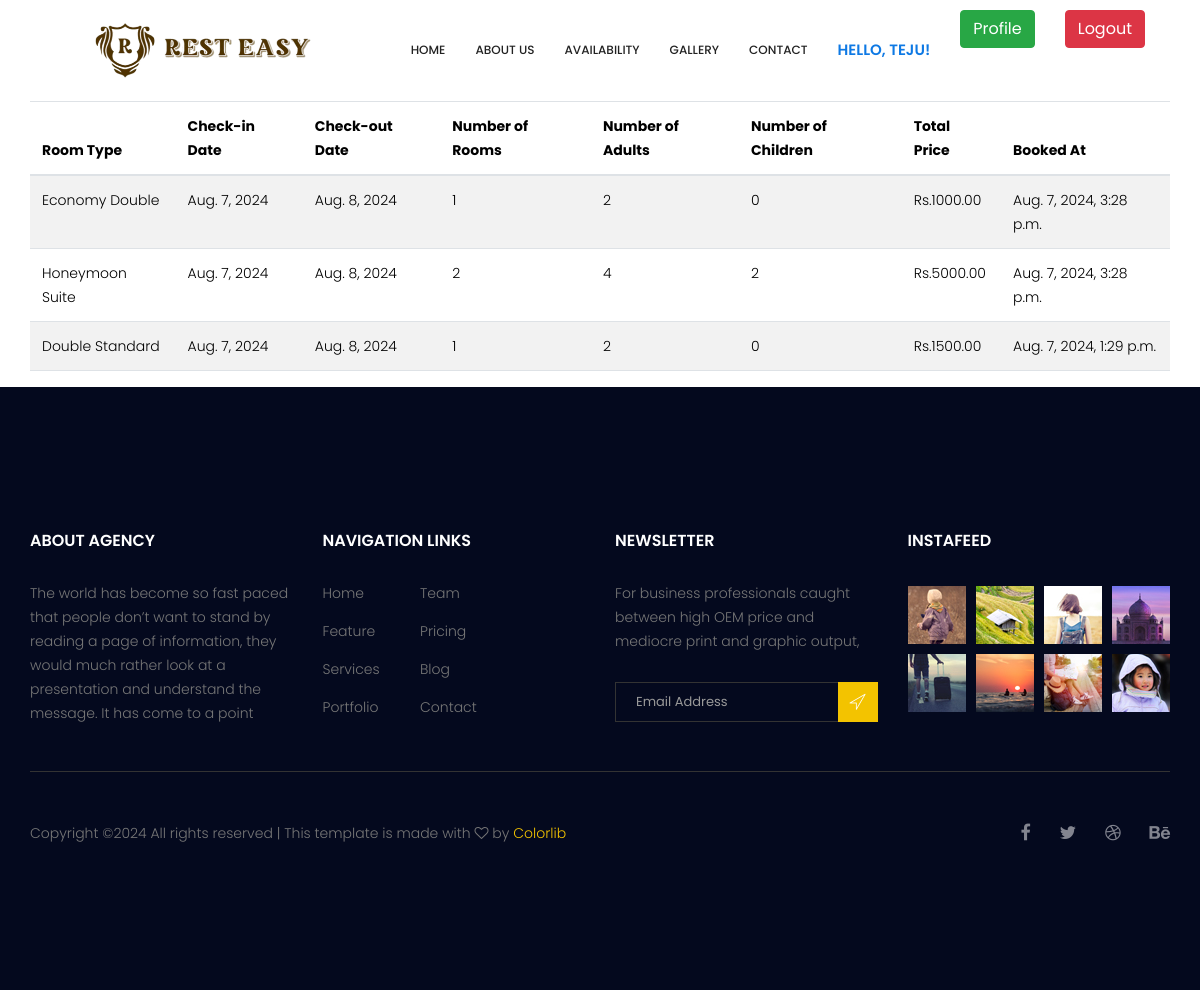
The app's page /bookings/booking-history/ (signed in) with its own data.
### bookings/models.py (models this page shows, shortened)
class Booking(models.Model):
    STATUS_CHOICES = [
        ('in_cart', 'In Cart'),
        ('completed', 'Completed')
    ]
    user = models.ForeignKey(settings.AUTH_USER_MODEL, on_delete=models.CASCADE)
    room_type = models.CharField(max_length=100)
    check_in = models.DateField()
    check_out = models.DateField()
    adults = models.IntegerField()
    children = models.IntegerField()
    num_rooms = models.IntegerField()
    price_per_night = models.DecimalField(max_digits=10, decimal_places=2)
    total_price = models.DecimalField(max_digits=10, decimal_places=2)
    booked_at = models.DateTimeField(auto_now_add=True)
    status = models.CharField(max_length=20, choices=STATUS_CHOICES, default='in_cart')

### bookings/views.py (the view)
# urls.py: path('booking-history/', views.booking_history, name='booking_history'),
@login_required
def booking_history(request):
    bookings = Booking.objects.filter(user=request.user).order_by('-booked_at')
    return render(request, 'bookings/booking_history.html', {'bookings': bookings})

### bookings/templates/bookings/booking_history.html
{% extends "base.html" %}
{% block content %}
<div class="container mt-5">
    <h2>Your Booking History</h2>
    {% if bookings %}
        <table class="table table-striped">
            <thead>
                <tr>
                    <th>Room Type</th>
                    <th>Check-in Date</th>
                    <th>Check-out Date</th>
                    <th>Number of Rooms</th>
                    <th>Number of Adults</th>
                    <th>Number of Children</th>
                    <th>Total Price</th>
                    <th>Booked At</th>
                </tr>
            </thead>
            <tbody>
                {% for booking in bookings %}
                <tr>
                    <td>{{ booking.room_type }}</td>
                    <td>{{ booking.check_in }}</td>
                    <td>{{ booking.check_out }}</td>
                    <td>{{ booking.num_rooms }}</td>
                    <td>{{ booking.adults }}</td>
                    <td>{{ booking.children }}</td>
                    <td>Rs.{{ booking.total_price }}</td>
                    <td>{{ booking.booked_at }}</td>
                </tr>
                {% endfor %}
            </tbody>
        </table>
    {% else %}
        <p>You have no bookings yet.</p>
    {% endif %}
</div>
{% endblock %}

### templates/base.html (shortened to what this page needs)
{% load static %}
<!DOCTYPE html>
<html lang="en">
    <head>
        <link rel="stylesheet" href="{% static 'css/bootstrap.css' %}">
        <link rel="stylesheet" href="{% static 'vendors/linericon/style.css' %}">
        <link rel="stylesheet" href="{% static 'css/font-awesome.min.css' %}">
        <link rel="stylesheet" href="{% static 'vendors/owl-carousel/owl.carousel.min.css' %}">
        <link rel="stylesheet" href="{% static 'vendors/bootstrap-datepicker/bootstrap-datetimepicker.min.css' %}">
        <link rel="stylesheet" href="{% static 'vendors/nice-select/css/nice-select.css' %}">
        <link href="https://cdn.jsdelivr.net/npm/bootstrap@5.3.3/dist/css/bootstrap.min.css" rel="stylesheet">
        <link href="https://stackpath.bootstrapcdn.com/bootstrap/4.5.2/css/bootstrap.min.css" rel="stylesheet">
        <link href="https://cdnjs.cloudflare.com/ajax/libs/bootstrap-datepicker/1.9.0/css/bootstrap-datepicker.min.css" rel="stylesheet">
        <link rel="stylesheet" href="{% static 'css/style.css' %}">
        <link rel="stylesheet" href="{% static 'css/responsive.css' %}">
    </head>
    <body>
<header class="header_area">
    <div class="container">
        <nav class="navbar navbar-expand-lg navbar-light" style="height: 100px;">
            <a class="navbar-brand logo_h" href="{% url 'home' %}"><img style="height: 230px;" src="{% static 'image/Logo.png' %}" alt=""></a>
            <div class="collapse navbar-collapse offset" id="navbarSupportedContent">
                <ul class="nav navbar-nav menu_nav ml-auto">
                    <li class="nav-item"><a class="nav-link" href="{% url 'home' %}">Home</a></li>
                    <li class="nav-item"><a class="nav-link" href="{% url 'about_us' %}">About us</a></li>
                    <li class="nav-item"><a class="nav-link" href="{% url 'bookings:availability' %}">Availability</a></li>
                    <li class="nav-item"><a class="nav-link" href="{% url 'gallery' %}">Gallery</a></li>
                    <li class="nav-item"><a class="nav-link" href="{% url 'contact' %}">Contact</a></li>
                    {% if user.is_authenticated %}
                    <li class="nav-item">
                        <a class="nav-link greeting" style="font-size: 15px; color: #0e79e4; font-weight:600;">Hello, {{ user.username }}!</a>
                    </li>
                        <li class="nav-item">
                            <a class="btn btn-success" href="{% url 'profile' %}" style="color: white; display: block; margin-bottom: 5px;">Profile</a>
                        </li>
                        <li class="nav-item">
                            <form method="POST" action="{% url 'logout' %}" style="display: block; margin-bottom: 5px;">
                                <button type="submit" class="btn btn-danger text-white" style="width: 100%;">Logout</button>
                            </form>
                        </li>
                    {% endif %}
                </ul>
            </div>
        </nav>
    </div>
</header>
        {% block content %}{% endblock %}
        <footer class="footer-area section_gap">
            <div class="container">
                <div class="row">
                    <div class="col-lg-3  col-md-6 col-sm-6">
                        <div class="single-footer-widget">
                            <h6 class="footer_title">About Agency</h6>
                            <p>The world has become so fast paced that people don’t want to stand by reading a page of information, they would much rather look at a presentation and understand the message. It has come to a point </p>
                        </div>
                    </div>
                    <div class="col-lg-3 col-md-6 col-sm-6">
                        <div class="single-footer-widget">
                            <h6 class="footer_title">Navigation Links</h6>
                            <div class="row">
                                <div class="col-4">
                                    <ul class="list_style">
                                        <li><a href="#">Home</a></li>
                                        <li><a href="#">Feature</a></li>
                                        <li><a href="#">Services</a></li>
                                        <li><a href="#">Portfolio</a></li>
                                    </ul>
                                </div>
                                <div class="col-4">
                                    <ul class="list_style">
                                        <li><a href="#">Team</a></li>
                                        <li><a href="#">Pricing</a></li>
                                        <li><a href="#">Blog</a></li>
                                        <li><a href="#">Contact</a></li>
                                    </ul>
                                </div>
                            </div>
                        </div>
                    </div>
                    <div class="col-lg-3 col-md-6 col-sm-6">
                        <div class="single-footer-widget">
                            <h6 class="footer_title">Newsletter</h6>
                            <p>For business professionals caught between high OEM price and mediocre print and graphic output, </p>
                            <div id="mc_embed_signup">
                                <form target="_blank" action="https://spondonit.us12.list-manage.com/subscribe/post?u=1462626880ade1ac87bd9c93a&amp;id=92a4423d01" method="get" class="subscribe_form relative">
                                    <div class="input-group d-flex flex-row">
                                        <input name="EMAIL" placeholder="Email Address" onfocus="this.placeholder = ''" onblur="this.placeholder = 'Email Address '" required="" type="email">
                                        <button class="btn sub-btn"><span class="lnr lnr-location"></span></button>
                                    </div>
                                </form>
                            </div>
                        </div>
                    </div>
                    <div class="col-lg-3 col-md-6 col-sm-6">
                        <div class="single-footer-widget instafeed">
                            <h6 class="footer_title">InstaFeed</h6>
                            <ul class="list_style instafeed d-flex flex-wrap">
                                <li><img src="{% static 'image/instagram/Image-01.jpg' %}" alt=""></li>
                                <li><img src="{% static 'image/instagram/Image-02.jpg' %}" alt=""></li>
                                <li><img src="{% static 'image/instagram/Image-03.jpg' %}" alt=""></li>
                                <li><img src="{% static 'image/instagram/Image-04.jpg' %}" alt=""></li>
                                <li><img src="{% static 'image/instagram/Image-05.jpg' %}" alt=""></li>
                                <li><img src="{% static 'image/instagram/Image-06.jpg' %}" alt=""></li>
                                <li><img src="{% static 'image/instagram/Image-07.jpg' %}" alt=""></li>
                                <li><img src="{% static 'image/instagram/Image-08.jpg' %}" alt=""></li>
                            </ul>
                        </div>
                    </div>
                </div>
                <div class="border_line"></div>
                <div class="row footer-bottom d-flex justify-content-between align-items-center">
                    <p class="col-lg-8 col-sm-12 footer-text m-0">
                        Copyright &copy;<script>document.write(new Date().getFullYear());</script> All rights reserved | This template is made with
                        <i class="fa fa-heart-o" aria-hidden="true"></i> by <a href="https://colorlib.com" target="_blank">Colorlib</a>
                    </p>
                    <div class="col-lg-4 col-sm-12 footer-social">
                        <a href="#"><i class="fa fa-facebook"></i></a>
                        <a href="#"><i class="fa fa-twitter"></i></a>
                        <a href="#"><i class="fa fa-dribbble"></i></a>
                        <a href="#"><i class="fa fa-behance"></i></a>
                    </div>
                </div>
            </div>
        </footer>
    </body>
</html>

### static/css/style.css (style rules this page uses)
.list_style { list-style: none; margin: 0px; padding: 0px; }
a { text-decoration: none; -webkit-transition: all 0.3s ease-in-out; -o-transition: all 0.3s ease-in-out; transition: all 0.3s ease-in-out; }
body { line-height: 24px; font-size: 14px; font-family: "Poppins", sans-serif; font-weight: 300; color: #777777; }
h1, h2, h3, h4, h5, h6 { font-family: "Poppins", sans-serif; font-weight: 600; }
@media (min-width: 1200px) { .container { max-width: 1170px; } }
.section_gap { padding: 120px 0; }
.header_area { position: absolute; top: 0; left: 0; width: 100%; z-index: 20; }
.navbar { padding: 0px; border: 0px; border-radius: 0px; }
.navbar { background: #fff; padding: 0px 25px; }
.navbar .logo_h { padding-top: 0px; }
.navbar .menu_nav .nav-item .nav-link { font: 500 12px/80px "Poppins", sans-serif; color: #222222; text-transform: uppercase; padding: 0px; }
.navbar .menu_nav .nav-item .nav-link:after { display: none; }
.navbar .menu_nav .nav-item + li { margin-left: 30px; }
h2 { font-size: 30px; }
h6 { font-size: 14px; }
h1, h2, h3, h4, h5, h6 { line-height: 1.5em; }
.footer-area { background: #04091e; padding: 142px 0px; }
.single-footer-widget ul li a { line-height: 25px; display: inline-block; color: #777; -webkit-transition: all 0.3s linear; -o-transition: all 0.3s linear; transition: all 0.3s linear; margin-bottom: 13px; }
.single-footer-widget .instafeed { margin-left: -5px; margin-right: -5px; }
.single-footer-widget .instafeed li { margin: 5px; }
.single-footer-widget .subscribe_form { padding-top: 13px; }
.single-footer-widget .input-group { display: block !important; }
.single-footer-widget input { width: 100%; border: 1px solid #333333; font-size: 13px; line-height: 30px; padding-right: 40px; height: 40px; color: #999999; background: transparent; padding-left: 20px; }
.single-footer-widget .sub-btn { background: #f3c300; color: #fff; font-weight: 300; border-radius: 0; line-height: 34px; padding: 4px 11px 0px; cursor: pointer; position: absolute; right: 0px; top: 0px; }
.footer_title { font-size: 16px; line-height: 24px; font-weight: 600; color: #fff; text-transform: uppercase; margin-bottom: 28px; }
.border_line { width: 100%; height: 1px; background: #333333; margin-top: 30px; }
.footer-bottom { padding-top: 46px; }
.footer-bottom .footer-text a { color: #f3c300; }
.footer-bottom .footer-social { text-align: right; }
.footer-bottom .footer-social a { font-size: 18px; line-height: 30px; color: #82848f; margin-left: 25px; -webkit-transition: all 0.3s linear; -o-transition: all 0.3s linear; transition: all 0.3s linear; }

### templates/base.html (style rules this page uses)
.greeting { display: inline-block; animation: slide-in 1s ease-out; font-weight: bold; color: #4CAF50; font-size: 16px; }

### records on screen
Booking: room_type "Economy Double", check_in "Aug. 7, 2024", check_out "Aug. 8, 2024", num_rooms "1", adults "2", children "0", total_price "1000.00", booked_at "Aug. 7, 2024, 3:28 p.m."
Booking: room_type "Honeymoon Suite", check_in "Aug. 7, 2024", check_out "Aug. 8, 2024", num_rooms "2", adults "4", children "2", total_price "5000.00", booked_at "Aug. 7, 2024, 3:28 p.m."
Booking: room_type "Double Standard", check_in "Aug. 7, 2024", check_out "Aug. 8, 2024", num_rooms "1", adults "2", children "0", total_price "1500.00", booked_at "Aug. 7, 2024, 1:29 p.m."

### other values on screen
{{ user.username }} "TEJU"
